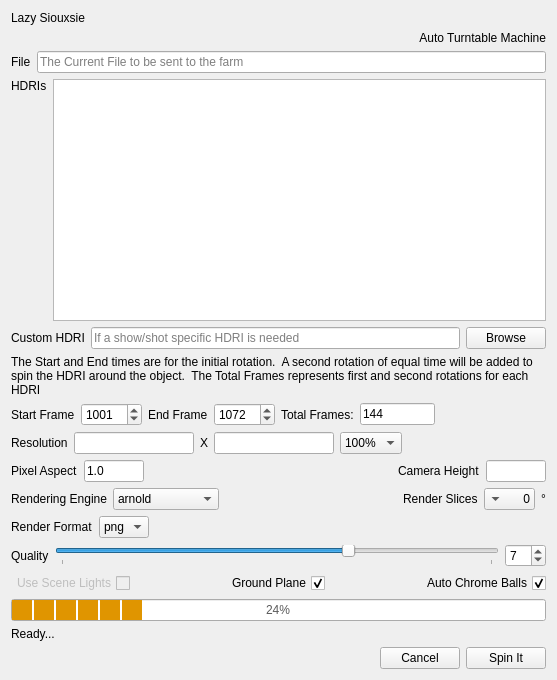
<?xml version="1.0" encoding="UTF-8"?>
<ui version="4.0">
 <class>lazySiouxsie</class>
 <widget class="QWidget" name="lazySiouxsie">
  <property name="geometry">
   <rect>
    <x>0</x>
    <y>0</y>
    <width>557</width>
    <height>680</height>
   </rect>
  </property>
  <property name="windowTitle">
   <string>Lazy Siouzsie</string>
  </property>
  <layout class="QVBoxLayout" name="verticalLayout_2">
   <item>
    <widget class="QLabel" name="title">
     <property name="styleSheet">
      <string notr="true">font: 75 italic 12pt &quot;MS Shell Dlg 2&quot;;</string>
     </property>
     <property name="text">
      <string>Lazy Siouxsie</string>
     </property>
    </widget>
   </item>
   <item>
    <widget class="QLabel" name="subTitle">
     <property name="styleSheet">
      <string notr="true">font: 75 italic 10pt &quot;MS Shell Dlg 2&quot;;</string>
     </property>
     <property name="text">
      <string>Auto Turntable Machine</string>
     </property>
     <property name="alignment">
      <set>Qt::AlignRight|Qt::AlignTrailing|Qt::AlignVCenter</set>
     </property>
    </widget>
   </item>
   <item>
    <layout class="QHBoxLayout" name="horizontalLayout_5">
     <item>
      <widget class="QLabel" name="file_label">
       <property name="toolTip">
        <string>The current file being Turn Tabled</string>
       </property>
       <property name="text">
        <string>File</string>
       </property>
       <property name="buddy">
        <cstring>file_path</cstring>
       </property>
      </widget>
     </item>
     <item>
      <widget class="QLineEdit" name="file_path">
       <property name="toolTip">
        <string>The current file being Turn Tabled</string>
       </property>
       <property name="statusTip">
        <string>The current file being Turn Tabled</string>
       </property>
       <property name="whatsThis">
        <string>The current file being Turn Tabled</string>
       </property>
       <property name="placeholderText">
        <string>The Current File to be sent to the farm</string>
       </property>
      </widget>
     </item>
    </layout>
   </item>
   <item>
    <layout class="QHBoxLayout" name="horizontalLayout">
     <item>
      <widget class="QLabel" name="hdri_label">
       <property name="toolTip">
        <string>HDRII list provided by a Shotgun directory of Studio HDRIs</string>
       </property>
       <property name="text">
        <string>HDRIs</string>
       </property>
       <property name="alignment">
        <set>Qt::AlignLeading|Qt::AlignLeft|Qt::AlignTop</set>
       </property>
       <property name="buddy">
        <cstring>hdriList</cstring>
       </property>
      </widget>
     </item>
     <item>
      <widget class="QListWidget" name="hdriList">
       <property name="toolTip">
        <string>HDRI list provided by a Shotgun directory of Studio HDRIs</string>
       </property>
       <property name="statusTip">
        <string>HDRI list provided by a Shotgun directory of Studio HDRIs</string>
       </property>
       <property name="whatsThis">
        <string>HDRI list provided by a Shotgun directory of Studio HDRIs</string>
       </property>
       <property name="alternatingRowColors">
        <bool>true</bool>
       </property>
       <property name="selectionMode">
        <enum>QAbstractItemView::MultiSelection</enum>
       </property>
       <property name="currentRow">
        <number>-1</number>
       </property>
      </widget>
     </item>
    </layout>
   </item>
   <item>
    <layout class="QHBoxLayout" name="horizontalLayout_3">
     <item>
      <widget class="QLabel" name="custom">
       <property name="toolTip">
        <string>Custom HDRI file, if a specific file is desired</string>
       </property>
       <property name="text">
        <string>Custom HDRI</string>
       </property>
       <property name="buddy">
        <cstring>custom_hdri</cstring>
       </property>
      </widget>
     </item>
     <item>
      <widget class="QLineEdit" name="custom_hdri">
       <property name="toolTip">
        <string>Custom HDRI file, if a specific file is desired</string>
       </property>
       <property name="statusTip">
        <string>Custom HDRI file, if a specific file is desired</string>
       </property>
       <property name="whatsThis">
        <string>Custom HDRI file, if a specific file is desired</string>
       </property>
       <property name="placeholderText">
        <string>If a show/shot specific HDRI is needed</string>
       </property>
      </widget>
     </item>
     <item>
      <widget class="QPushButton" name="browse_btn">
       <property name="toolTip">
        <string>Custom HDRI file, if a specific file is desired</string>
       </property>
       <property name="statusTip">
        <string>Custom HDRI file, if a specific file is desired</string>
       </property>
       <property name="whatsThis">
        <string>Custom HDRI file, if a specific file is desired</string>
       </property>
       <property name="text">
        <string>Browse</string>
       </property>
      </widget>
     </item>
    </layout>
   </item>
   <item>
    <widget class="QLabel" name="frame_statement">
     <property name="text">
      <string>The Start and End times are for the initial rotation.  A second rotation of equal time will be added to spin the HDRI around the object.  The Total Frames represents first and second rotations for each HDRI</string>
     </property>
     <property name="wordWrap">
      <bool>true</bool>
     </property>
    </widget>
   </item>
   <item>
    <layout class="QHBoxLayout" name="horizontalLayout_2">
     <item>
      <widget class="QLabel" name="startLabel">
       <property name="toolTip">
        <string>Starting frame of Camera animation.</string>
       </property>
       <property name="text">
        <string>Start Frame</string>
       </property>
       <property name="buddy">
        <cstring>startFrame</cstring>
       </property>
      </widget>
     </item>
     <item>
      <widget class="QSpinBox" name="startFrame">
       <property name="toolTip">
        <string>Starting frame of Camera animation.</string>
       </property>
       <property name="statusTip">
        <string>Starting frame of Camera animation.</string>
       </property>
       <property name="whatsThis">
        <string>Starting frame of Camera animation.</string>
       </property>
       <property name="maximum">
        <number>50000</number>
       </property>
       <property name="value">
        <number>1001</number>
       </property>
      </widget>
     </item>
     <item>
      <widget class="QLabel" name="endLabel">
       <property name="toolTip">
        <string>End frame of the Camera Animation.  HDRI Spin will be added to this time</string>
       </property>
       <property name="text">
        <string>End Frame</string>
       </property>
       <property name="buddy">
        <cstring>endFrame</cstring>
       </property>
      </widget>
     </item>
     <item>
      <widget class="QSpinBox" name="endFrame">
       <property name="toolTip">
        <string>End frame of the Camera Animation.  HDRI Spin will be added to this time</string>
       </property>
       <property name="statusTip">
        <string>End frame of the Camera Animation.  HDRI Spin will be added to this time</string>
       </property>
       <property name="whatsThis">
        <string>End frame of the Camera Animation.  HDRI Spin will be added to this time</string>
       </property>
       <property name="maximum">
        <number>50000</number>
       </property>
       <property name="value">
        <number>1072</number>
       </property>
      </widget>
     </item>
     <item>
      <widget class="QLabel" name="totalFrameLabel">
       <property name="toolTip">
        <string>Total frames of animation is the Camera Rotation plus an HDRI rotation of the same value.  Thus, double the frames</string>
       </property>
       <property name="text">
        <string>Total Frames:</string>
       </property>
       <property name="buddy">
        <cstring>total_frames</cstring>
       </property>
      </widget>
     </item>
     <item>
      <widget class="QLineEdit" name="total_frames">
       <property name="maximumSize">
        <size>
         <width>75</width>
         <height>16777215</height>
        </size>
       </property>
       <property name="toolTip">
        <string>Total frames of animation is the Camera Rotation plus an HDRI rotation of the same value.  Thus, double the frames</string>
       </property>
       <property name="statusTip">
        <string>Total frames of animation is the Camera Rotation plus an HDRI rotation of the same value.  Thus, double the frames</string>
       </property>
       <property name="whatsThis">
        <string>Total frames of animation is the Camera Rotation plus an HDRI rotation of the same value.  Thus, double the frames</string>
       </property>
       <property name="text">
        <string>144</string>
       </property>
       <property name="readOnly">
        <bool>false</bool>
       </property>
      </widget>
     </item>
     <item>
      <spacer name="horizontalSpacer_2">
       <property name="orientation">
        <enum>Qt::Horizontal</enum>
       </property>
       <property name="sizeHint" stdset="0">
        <size>
         <width>40</width>
         <height>20</height>
        </size>
       </property>
      </spacer>
     </item>
    </layout>
   </item>
   <item>
    <layout class="QHBoxLayout" name="horizontalLayout_6">
     <item>
      <widget class="QLabel" name="resolution_label">
       <property name="toolTip">
        <string>Resolution set by Shotgun if available</string>
       </property>
       <property name="statusTip">
        <string>Resolution set by Shotgun if available</string>
       </property>
       <property name="whatsThis">
        <string>Resolution set by Shotgun if available</string>
       </property>
       <property name="text">
        <string>Resolution</string>
       </property>
       <property name="buddy">
        <cstring>res_width</cstring>
       </property>
      </widget>
     </item>
     <item>
      <widget class="QLineEdit" name="res_width">
       <property name="maximumSize">
        <size>
         <width>120</width>
         <height>16777215</height>
        </size>
       </property>
       <property name="toolTip">
        <string>Resolution set by Shotgun if available</string>
       </property>
       <property name="statusTip">
        <string>Resolution set by Shotgun if available</string>
       </property>
       <property name="whatsThis">
        <string>Resolution set by Shotgun if available</string>
       </property>
       <property name="maxLength">
        <number>8</number>
       </property>
      </widget>
     </item>
     <item>
      <widget class="QLabel" name="x_label">
       <property name="text">
        <string>X</string>
       </property>
      </widget>
     </item>
     <item>
      <widget class="QLineEdit" name="res_height">
       <property name="maximumSize">
        <size>
         <width>120</width>
         <height>16777215</height>
        </size>
       </property>
       <property name="toolTip">
        <string>Resolution set by Shotgun if available</string>
       </property>
       <property name="statusTip">
        <string>Resolution set by Shotgun if available</string>
       </property>
       <property name="whatsThis">
        <string>Resolution set by Shotgun if available</string>
       </property>
       <property name="maxLength">
        <number>8</number>
       </property>
      </widget>
     </item>
     <item>
      <widget class="QComboBox" name="res_scale">
       <property name="toolTip">
        <string>Resolution scale will change the final render size.</string>
       </property>
       <property name="statusTip">
        <string>Resolution scale will change the final render size.</string>
       </property>
       <property name="whatsThis">
        <string>Resolution scale will change the final render size.</string>
       </property>
       <property name="currentIndex">
        <number>3</number>
       </property>
       <item>
        <property name="text">
         <string>25%</string>
        </property>
       </item>
       <item>
        <property name="text">
         <string>50%</string>
        </property>
       </item>
       <item>
        <property name="text">
         <string>75%</string>
        </property>
       </item>
       <item>
        <property name="text">
         <string>100%</string>
        </property>
       </item>
       <item>
        <property name="text">
         <string>150%</string>
        </property>
       </item>
       <item>
        <property name="text">
         <string>200%</string>
        </property>
       </item>
      </widget>
     </item>
     <item>
      <spacer name="horizontalSpacer_3">
       <property name="orientation">
        <enum>Qt::Horizontal</enum>
       </property>
       <property name="sizeHint" stdset="0">
        <size>
         <width>40</width>
         <height>20</height>
        </size>
       </property>
      </spacer>
     </item>
    </layout>
   </item>
   <item>
    <layout class="QHBoxLayout" name="horizontalLayout_8">
     <item>
      <widget class="QLabel" name="pixel_aspect_label">
       <property name="toolTip">
        <string>Pixel aspect set by Shotgun if it's available</string>
       </property>
       <property name="text">
        <string>Pixel Aspect</string>
       </property>
       <property name="buddy">
        <cstring>pixel_aspect</cstring>
       </property>
      </widget>
     </item>
     <item>
      <widget class="QLineEdit" name="pixel_aspect">
       <property name="maximumSize">
        <size>
         <width>60</width>
         <height>16777215</height>
        </size>
       </property>
       <property name="toolTip">
        <string>Pixel aspect set by Shotgun if it's available</string>
       </property>
       <property name="statusTip">
        <string>Pixel aspect set by Shotgun if it's available</string>
       </property>
       <property name="whatsThis">
        <string>Pixel aspect set by Shotgun if it's available</string>
       </property>
       <property name="text">
        <string>1.0</string>
       </property>
      </widget>
     </item>
     <item>
      <spacer name="horizontalSpacer_5">
       <property name="orientation">
        <enum>Qt::Horizontal</enum>
       </property>
       <property name="sizeHint" stdset="0">
        <size>
         <width>40</width>
         <height>20</height>
        </size>
       </property>
      </spacer>
     </item>
     <item>
      <widget class="QLabel" name="camera_height_label">
       <property name="toolTip">
        <string>Height off the ground in Maya Units.  If left blank, camara uses the default calculation</string>
       </property>
       <property name="statusTip">
        <string>Height off the ground in Maya Units.  If left blank, camara uses the default calculation</string>
       </property>
       <property name="whatsThis">
        <string>Height off the ground in Maya Units.  If left blank, camara uses the default calculation</string>
       </property>
       <property name="text">
        <string>Camera Height</string>
       </property>
       <property name="buddy">
        <cstring>camera_height</cstring>
       </property>
      </widget>
     </item>
     <item>
      <widget class="QLineEdit" name="camera_height">
       <property name="maximumSize">
        <size>
         <width>60</width>
         <height>16777215</height>
        </size>
       </property>
       <property name="toolTip">
        <string>Height off the ground in Maya Units.  If left blank, camara uses the default calculation</string>
       </property>
       <property name="statusTip">
        <string>Height off the ground in Maya Units.  If left blank, camara uses the default calculation</string>
       </property>
       <property name="whatsThis">
        <string>Height off the ground in Maya Units.  If left blank, camara uses the default calculation</string>
       </property>
      </widget>
     </item>
    </layout>
   </item>
   <item>
    <layout class="QHBoxLayout" name="horizontalLayout_7">
     <item>
      <widget class="QLabel" name="render_engine_label">
       <property name="toolTip">
        <string>The Rendering Engine.  Selected by Shotgun if it is available.</string>
       </property>
       <property name="statusTip">
        <string>The Rendering Engine.  Selected by Shotgun if it is available.</string>
       </property>
       <property name="whatsThis">
        <string>The Rendering Engine.  Selected by Shotgun if it is available.</string>
       </property>
       <property name="text">
        <string>Rendering Engine</string>
       </property>
       <property name="buddy">
        <cstring>rendering_engine</cstring>
       </property>
      </widget>
     </item>
     <item>
      <widget class="QComboBox" name="rendering_engine">
       <property name="toolTip">
        <string>The Rendering Engine.  Selected by Shotgun if it is available.</string>
       </property>
       <property name="statusTip">
        <string>The Rendering Engine.  Selected by Shotgun if it is available.</string>
       </property>
       <property name="whatsThis">
        <string>The Rendering Engine.  Selected by Shotgun if it is available.</string>
       </property>
       <item>
        <property name="text">
         <string>arnold</string>
        </property>
       </item>
       <item>
        <property name="text">
         <string>vray</string>
        </property>
       </item>
       <item>
        <property name="text">
         <string>redshift</string>
        </property>
       </item>
       <item>
        <property name="text">
         <string>renderman</string>
        </property>
       </item>
       <item>
        <property name="text">
         <string>mayasoftware</string>
        </property>
       </item>
      </widget>
     </item>
     <item>
      <spacer name="horizontalSpacer_4">
       <property name="orientation">
        <enum>Qt::Horizontal</enum>
       </property>
       <property name="sizeHint" stdset="0">
        <size>
         <width>40</width>
         <height>20</height>
        </size>
       </property>
      </spacer>
     </item>
     <item>
      <widget class="QLabel" name="render_slices_label">
       <property name="toolTip">
        <string>The render slices set a percentage of frames to be rendered based on rotational degrees. All frames will be submitted to the farm, but only frames at the chosen angle will automatically be rendered, leaving the remaining frames suspended. 0° renders all frames</string>
       </property>
       <property name="statusTip">
        <string>The render slices set a percentage of frames to be rendered based on rotational degrees. All frames will be submitted to the farm, but only frames at the chosen angle will automatically be rendered, leaving the remaining frames suspended. 0° renders all frames</string>
       </property>
       <property name="whatsThis">
        <string>The render slices set a percentage of frames to be rendered based on rotational degrees. All frames will be submitted to the farm, but only frames at the chosen angle will automatically be rendered, leaving the remaining frames suspended. 0° renders all frames</string>
       </property>
       <property name="text">
        <string>Render Slices</string>
       </property>
       <property name="buddy">
        <cstring>render_slices</cstring>
       </property>
      </widget>
     </item>
     <item>
      <widget class="QComboBox" name="render_slices">
       <property name="toolTip">
        <string>The render slices set a percentage of frames to be rendered based on rotational degrees. All frames will be submitted to the farm, but only frames at the chosen angle will automatically be rendered, leaving the remaining frames suspended. 0° renders all frames</string>
       </property>
       <property name="statusTip">
        <string>The render slices set a percentage of frames to be rendered based on rotational degrees. All frames will be submitted to the farm, but only frames at the chosen angle will automatically be rendered, leaving the remaining frames suspended. 0° renders all frames</string>
       </property>
       <property name="whatsThis">
        <string>The render slices set a percentage of frames to be rendered based on rotational degrees. All frames will be submitted to the farm, but only frames at the chosen angle will automatically be rendered, leaving the remaining frames suspended. 0° renders all frames</string>
       </property>
       <property name="layoutDirection">
        <enum>Qt::RightToLeft</enum>
       </property>
       <item>
        <property name="text">
         <string>0</string>
        </property>
       </item>
       <item>
        <property name="text">
         <string>5</string>
        </property>
       </item>
       <item>
        <property name="text">
         <string>10</string>
        </property>
       </item>
       <item>
        <property name="text">
         <string>15</string>
        </property>
       </item>
       <item>
        <property name="text">
         <string>20</string>
        </property>
       </item>
       <item>
        <property name="text">
         <string>25</string>
        </property>
       </item>
       <item>
        <property name="text">
         <string>30</string>
        </property>
       </item>
       <item>
        <property name="text">
         <string>35</string>
        </property>
       </item>
       <item>
        <property name="text">
         <string>40</string>
        </property>
       </item>
       <item>
        <property name="text">
         <string>45</string>
        </property>
       </item>
       <item>
        <property name="text">
         <string>50</string>
        </property>
       </item>
       <item>
        <property name="text">
         <string>55</string>
        </property>
       </item>
       <item>
        <property name="text">
         <string>60</string>
        </property>
       </item>
       <item>
        <property name="text">
         <string>65</string>
        </property>
       </item>
       <item>
        <property name="text">
         <string>70</string>
        </property>
       </item>
       <item>
        <property name="text">
         <string>75</string>
        </property>
       </item>
       <item>
        <property name="text">
         <string>80</string>
        </property>
       </item>
       <item>
        <property name="text">
         <string>85</string>
        </property>
       </item>
       <item>
        <property name="text">
         <string>90</string>
        </property>
       </item>
       <item>
        <property name="text">
         <string>95</string>
        </property>
       </item>
       <item>
        <property name="text">
         <string>100</string>
        </property>
       </item>
       <item>
        <property name="text">
         <string>105</string>
        </property>
       </item>
       <item>
        <property name="text">
         <string>110</string>
        </property>
       </item>
       <item>
        <property name="text">
         <string>115</string>
        </property>
       </item>
       <item>
        <property name="text">
         <string>120</string>
        </property>
       </item>
       <item>
        <property name="text">
         <string>125</string>
        </property>
       </item>
       <item>
        <property name="text">
         <string>130</string>
        </property>
       </item>
       <item>
        <property name="text">
         <string>135</string>
        </property>
       </item>
       <item>
        <property name="text">
         <string>140</string>
        </property>
       </item>
       <item>
        <property name="text">
         <string>145</string>
        </property>
       </item>
       <item>
        <property name="text">
         <string>150</string>
        </property>
       </item>
       <item>
        <property name="text">
         <string>155</string>
        </property>
       </item>
       <item>
        <property name="text">
         <string>160</string>
        </property>
       </item>
       <item>
        <property name="text">
         <string>165</string>
        </property>
       </item>
       <item>
        <property name="text">
         <string>170</string>
        </property>
       </item>
       <item>
        <property name="text">
         <string>175</string>
        </property>
       </item>
       <item>
        <property name="text">
         <string>180</string>
        </property>
       </item>
      </widget>
     </item>
     <item>
      <widget class="QLabel" name="degreeLabel">
       <property name="text">
        <string>°</string>
       </property>
      </widget>
     </item>
    </layout>
   </item>
   <item>
    <layout class="QHBoxLayout" name="horizontalLayout_11">
     <item>
      <widget class="QLabel" name="label">
       <property name="text">
        <string>Render Format</string>
       </property>
      </widget>
     </item>
     <item>
      <widget class="QComboBox" name="render_format">
       <item>
        <property name="text">
         <string>png</string>
        </property>
       </item>
       <item>
        <property name="text">
         <string>jpg</string>
        </property>
       </item>
       <item>
        <property name="text">
         <string>exr</string>
        </property>
       </item>
      </widget>
     </item>
     <item>
      <spacer name="horizontalSpacer_6">
       <property name="orientation">
        <enum>Qt::Horizontal</enum>
       </property>
       <property name="sizeHint" stdset="0">
        <size>
         <width>40</width>
         <height>20</height>
        </size>
       </property>
      </spacer>
     </item>
    </layout>
   </item>
   <item>
    <layout class="QHBoxLayout" name="horizontalLayout_10">
     <item>
      <widget class="QLabel" name="quality_label">
       <property name="text">
        <string>Quality</string>
       </property>
       <property name="buddy">
        <cstring>quality_slider</cstring>
       </property>
      </widget>
     </item>
     <item>
      <widget class="QSlider" name="quality_slider">
       <property name="toolTip">
        <string>The quality setting for the renderer.  </string>
       </property>
       <property name="statusTip">
        <string>The quality setting for the renderer.  </string>
       </property>
       <property name="whatsThis">
        <string>The quality setting for the renderer.  </string>
       </property>
       <property name="minimum">
        <number>1</number>
       </property>
       <property name="maximum">
        <number>10</number>
       </property>
       <property name="value">
        <number>7</number>
       </property>
       <property name="orientation">
        <enum>Qt::Horizontal</enum>
       </property>
       <property name="tickPosition">
        <enum>QSlider::TicksBelow</enum>
       </property>
      </widget>
     </item>
     <item>
      <widget class="QSpinBox" name="quality_value">
       <property name="toolTip">
        <string>The quality setting for the renderer.  </string>
       </property>
       <property name="statusTip">
        <string>The quality setting for the renderer.  </string>
       </property>
       <property name="whatsThis">
        <string>The quality setting for the renderer.  </string>
       </property>
       <property name="minimum">
        <number>1</number>
       </property>
       <property name="maximum">
        <number>10</number>
       </property>
       <property name="value">
        <number>7</number>
       </property>
      </widget>
     </item>
    </layout>
   </item>
   <item>
    <layout class="QHBoxLayout" name="horizontalLayout_9">
     <item>
      <widget class="QCheckBox" name="scene_lights">
       <property name="enabled">
        <bool>false</bool>
       </property>
       <property name="toolTip">
        <string>When checked, any lights created in the scene will be rendered as one of the render passes.  Otherwise the existing lights will be ignored.</string>
       </property>
       <property name="statusTip">
        <string>When checked, any lights created in the scene will be rendered as one of the render passes.  Otherwise the existing lights will be ignored.</string>
       </property>
       <property name="layoutDirection">
        <enum>Qt::RightToLeft</enum>
       </property>
       <property name="text">
        <string>Use Scene Lights</string>
       </property>
       <property name="checked">
        <bool>false</bool>
       </property>
      </widget>
     </item>
     <item>
      <spacer name="horizontalSpacer_7">
       <property name="orientation">
        <enum>Qt::Horizontal</enum>
       </property>
       <property name="sizeHint" stdset="0">
        <size>
         <width>40</width>
         <height>20</height>
        </size>
       </property>
      </spacer>
     </item>
     <item>
      <widget class="QCheckBox" name="ground_plane">
       <property name="toolTip">
        <string>Create a shadow catching ground plane</string>
       </property>
       <property name="statusTip">
        <string>Create a shadow catching ground plane</string>
       </property>
       <property name="whatsThis">
        <string>Create a shadow catching ground plane</string>
       </property>
       <property name="layoutDirection">
        <enum>Qt::RightToLeft</enum>
       </property>
       <property name="text">
        <string>Ground Plane</string>
       </property>
       <property name="checked">
        <bool>true</bool>
       </property>
      </widget>
     </item>
     <item>
      <spacer name="horizontalSpacer_8">
       <property name="orientation">
        <enum>Qt::Horizontal</enum>
       </property>
       <property name="sizeHint" stdset="0">
        <size>
         <width>40</width>
         <height>20</height>
        </size>
       </property>
      </spacer>
     </item>
     <item>
      <widget class="QCheckBox" name="chrome_balls">
       <property name="toolTip">
        <string>Automatically generate Chrome and 50% Gray Spheres</string>
       </property>
       <property name="statusTip">
        <string>Automatically generate Chrome and 50% Gray Spheres</string>
       </property>
       <property name="whatsThis">
        <string>Automatically generate Chrome and 50% Gray Spheres</string>
       </property>
       <property name="layoutDirection">
        <enum>Qt::RightToLeft</enum>
       </property>
       <property name="text">
        <string>Auto Chrome Balls</string>
       </property>
       <property name="checked">
        <bool>true</bool>
       </property>
      </widget>
     </item>
    </layout>
   </item>
   <item>
    <layout class="QVBoxLayout" name="verticalLayout">
     <item>
      <widget class="QProgressBar" name="build_progress">
       <property name="styleSheet">
        <string notr="true">QProgressBar {
    text-align: center;
	color: rgb(90, 90, 90);
}

QProgressBar::chunk {
    background-color: rgb(224, 149, 0);
    width: 20px;
	margin: 1px;
}</string>
       </property>
       <property name="value">
        <number>24</number>
       </property>
      </widget>
     </item>
     <item>
      <widget class="QLabel" name="status_label">
       <property name="text">
        <string>Ready...</string>
       </property>
      </widget>
     </item>
    </layout>
   </item>
   <item>
    <layout class="QHBoxLayout" name="horizontalLayout_4">
     <item>
      <spacer name="horizontalSpacer">
       <property name="orientation">
        <enum>Qt::Horizontal</enum>
       </property>
       <property name="sizeHint" stdset="0">
        <size>
         <width>40</width>
         <height>20</height>
        </size>
       </property>
      </spacer>
     </item>
     <item>
      <widget class="QPushButton" name="cancel_btn">
       <property name="text">
        <string>Cancel</string>
       </property>
      </widget>
     </item>
     <item>
      <widget class="QPushButton" name="spin_btn">
       <property name="toolTip">
        <string>Create the Turnable file and submit it.</string>
       </property>
       <property name="statusTip">
        <string>Create the Turnable file and submit it.</string>
       </property>
       <property name="whatsThis">
        <string>Create the Turnable file and submit it.</string>
       </property>
       <property name="text">
        <string>Spin It</string>
       </property>
      </widget>
     </item>
    </layout>
   </item>
  </layout>
 </widget>
 <resources/>
 <connections>
  <connection>
   <sender>quality_slider</sender>
   <signal>valueChanged(int)</signal>
   <receiver>quality_value</receiver>
   <slot>setValue(int)</slot>
   <hints>
    <hint type="sourcelabel">
     <x>413</x>
     <y>526</y>
    </hint>
    <hint type="destinationlabel">
     <x>517</x>
     <y>531</y>
    </hint>
   </hints>
  </connection>
  <connection>
   <sender>quality_value</sender>
   <signal>valueChanged(int)</signal>
   <receiver>quality_slider</receiver>
   <slot>setValue(int)</slot>
   <hints>
    <hint type="sourcelabel">
     <x>518</x>
     <y>543</y>
    </hint>
    <hint type="destinationlabel">
     <x>425</x>
     <y>545</y>
    </hint>
   </hints>
  </connection>
 </connections>
</ui>
